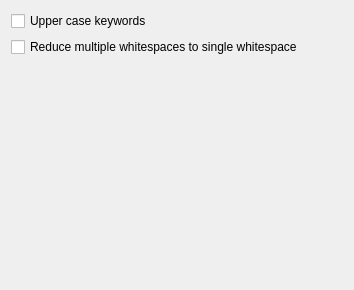
<?xml version="1.0" encoding="UTF-8"?>
<ui version="4.0">
 <class>SqlFormatterSimplePlugin</class>
 <widget class="QWidget" name="SqlFormatterSimplePlugin">
  <property name="geometry">
   <rect>
    <x>0</x>
    <y>0</y>
    <width>354</width>
    <height>290</height>
   </rect>
  </property>
  <layout class="QVBoxLayout" name="verticalLayout">
   <item>
    <widget class="QCheckBox" name="upperKeywordsCheck">
     <property name="text">
      <string>Upper case keywords</string>
     </property>
     <property name="cfg" stdset="0">
      <string>SqlFormatterSimple.UpperCaseKeywords</string>
     </property>
    </widget>
   </item>
   <item>
    <widget class="QCheckBox" name="tripLongSpacesCheck">
     <property name="text">
      <string>Reduce multiple whitespaces to single whitespace</string>
     </property>
     <property name="cfg" stdset="0">
      <string>SqlFormatterSimple.TrimLongSpaces</string>
     </property>
    </widget>
   </item>
   <item>
    <spacer name="verticalSpacer">
     <property name="orientation">
      <enum>Qt::Vertical</enum>
     </property>
     <property name="sizeHint" stdset="0">
      <size>
       <width>20</width>
       <height>40</height>
      </size>
     </property>
    </spacer>
   </item>
  </layout>
 </widget>
 <resources/>
 <connections/>
</ui>
